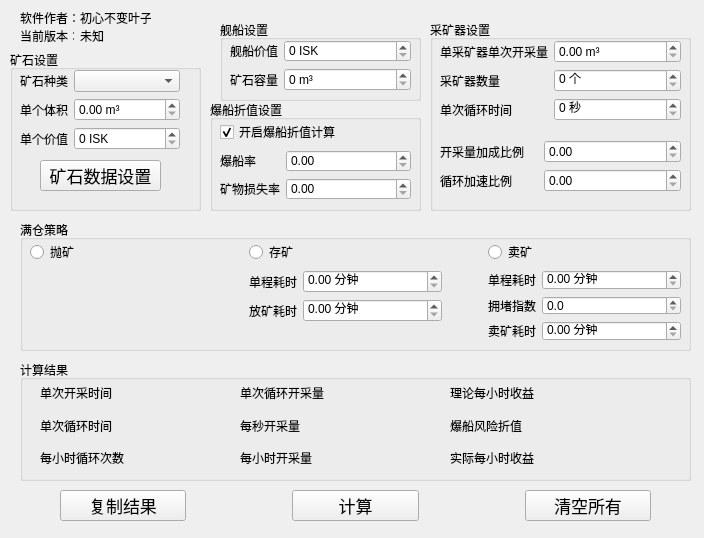
<?xml version="1.0" encoding="UTF-8"?>
<ui version="4.0">
 <class>MainWindow</class>
 <widget class="QWidget" name="MainWindow">
  <property name="geometry">
   <rect>
    <x>0</x>
    <y>0</y>
    <width>704</width>
    <height>538</height>
   </rect>
  </property>
  <property name="sizePolicy">
   <sizepolicy hsizetype="Fixed" vsizetype="Fixed">
    <horstretch>70</horstretch>
    <verstretch>0</verstretch>
   </sizepolicy>
  </property>
  <property name="minimumSize">
   <size>
    <width>704</width>
    <height>538</height>
   </size>
  </property>
  <property name="maximumSize">
   <size>
    <width>704</width>
    <height>538</height>
   </size>
  </property>
  <property name="font">
   <font>
    <stylestrategy>PreferDefault</stylestrategy>
   </font>
  </property>
  <property name="windowTitle">
   <string>EVE 矿工助手</string>
  </property>
  <property name="windowIcon">
   <iconset>
    <normaloff>../Develop/EVEMinnerHelper/Logo.png</normaloff>../Develop/EVEMinnerHelper/Logo.png</iconset>
  </property>
  <widget class="QGroupBox" name="groupBox">
   <property name="geometry">
    <rect>
     <x>10</x>
     <y>50</y>
     <width>191</width>
     <height>161</height>
    </rect>
   </property>
   <property name="title">
    <string>矿石设置</string>
   </property>
   <widget class="QWidget" name="formLayoutWidget">
    <property name="geometry">
     <rect>
      <x>10</x>
      <y>20</y>
      <width>160</width>
      <height>81</height>
     </rect>
    </property>
    <layout class="QFormLayout" name="formLayout">
     <item row="0" column="0">
      <widget class="QLabel" name="label">
       <property name="text">
        <string>矿石种类</string>
       </property>
      </widget>
     </item>
     <item row="0" column="1">
      <widget class="QComboBox" name="OreType">
       <property name="toolTip">
        <string>要采集的矿石种类</string>
       </property>
      </widget>
     </item>
     <item row="1" column="0">
      <widget class="QLabel" name="label_2">
       <property name="text">
        <string>单个体积</string>
       </property>
      </widget>
     </item>
     <item row="1" column="1">
      <widget class="QDoubleSpinBox" name="OreVolume">
       <property name="toolTip">
        <string>单个该种矿石的体积</string>
       </property>
       <property name="suffix">
        <string> m³</string>
       </property>
       <property name="maximum">
        <double>50.000000000000000</double>
       </property>
       <property name="singleStep">
        <double>0.100000000000000</double>
       </property>
      </widget>
     </item>
     <item row="2" column="0">
      <widget class="QLabel" name="label_3">
       <property name="text">
        <string>单个价值</string>
       </property>
      </widget>
     </item>
     <item row="2" column="1">
      <widget class="QSpinBox" name="OrePrice">
       <property name="toolTip">
        <string>&lt;html&gt;&lt;head/&gt;&lt;body&gt;&lt;p&gt;单个该种矿石的价格&lt;/p&gt;&lt;p&gt;建议选择市场中较为普遍的报价&lt;/p&gt;&lt;/body&gt;&lt;/html&gt;</string>
       </property>
       <property name="suffix">
        <string> ISK</string>
       </property>
       <property name="prefix">
        <string/>
       </property>
       <property name="maximum">
        <number>10000</number>
       </property>
      </widget>
     </item>
    </layout>
   </widget>
   <widget class="QPushButton" name="OreDataSettings">
    <property name="geometry">
     <rect>
      <x>30</x>
      <y>110</y>
      <width>121</width>
      <height>31</height>
     </rect>
    </property>
    <property name="font">
     <font>
      <family>Arial</family>
      <pointsize>13</pointsize>
      <stylestrategy>PreferDefault</stylestrategy>
     </font>
    </property>
    <property name="toolTip">
     <string>对不同矿石的默认价格进行调整</string>
    </property>
    <property name="text">
     <string>矿石数据设置</string>
    </property>
   </widget>
  </widget>
  <widget class="QGroupBox" name="groupBox_2">
   <property name="geometry">
    <rect>
     <x>220</x>
     <y>20</y>
     <width>201</width>
     <height>81</height>
    </rect>
   </property>
   <property name="title">
    <string>舰船设置</string>
   </property>
   <widget class="QWidget" name="formLayoutWidget_2">
    <property name="geometry">
     <rect>
      <x>10</x>
      <y>20</y>
      <width>181</width>
      <height>51</height>
     </rect>
    </property>
    <layout class="QFormLayout" name="formLayout_2">
     <item row="0" column="0">
      <widget class="QLabel" name="label_4">
       <property name="text">
        <string>舰船价值</string>
       </property>
      </widget>
     </item>
     <item row="1" column="0">
      <widget class="QLabel" name="label_5">
       <property name="text">
        <string>矿石容量</string>
       </property>
      </widget>
     </item>
     <item row="1" column="1">
      <widget class="QSpinBox" name="ShipCapacity">
       <property name="toolTip">
        <string>舰船矿石仓的容量</string>
       </property>
       <property name="suffix">
        <string> m³</string>
       </property>
       <property name="maximum">
        <number>10000000</number>
       </property>
      </widget>
     </item>
     <item row="0" column="1">
      <widget class="QSpinBox" name="ShipPrice">
       <property name="toolTip">
        <string>采矿舰船的价值，包括装备</string>
       </property>
       <property name="suffix">
        <string> ISK</string>
       </property>
       <property name="maximum">
        <number>1000000000</number>
       </property>
      </widget>
     </item>
    </layout>
   </widget>
  </widget>
  <widget class="QGroupBox" name="groupBox_3">
   <property name="geometry">
    <rect>
     <x>210</x>
     <y>100</y>
     <width>211</width>
     <height>111</height>
    </rect>
   </property>
   <property name="title">
    <string>爆船折值设置</string>
   </property>
   <widget class="QWidget" name="verticalLayoutWidget">
    <property name="geometry">
     <rect>
      <x>10</x>
      <y>20</y>
      <width>191</width>
      <height>80</height>
     </rect>
    </property>
    <layout class="QVBoxLayout" name="verticalLayout">
     <item>
      <widget class="QCheckBox" name="EnableCrashRisk">
       <property name="toolTip">
        <string>该功能将会根据爆船的概率，将损失折算到每次挖矿流程中</string>
       </property>
       <property name="autoFillBackground">
        <bool>false</bool>
       </property>
       <property name="text">
        <string>开启爆船折值计算</string>
       </property>
       <property name="checked">
        <bool>true</bool>
       </property>
      </widget>
     </item>
     <item>
      <layout class="QFormLayout" name="formLayout_3">
       <item row="0" column="0">
        <widget class="QLabel" name="label_6">
         <property name="text">
          <string>爆船率</string>
         </property>
        </widget>
       </item>
       <item row="1" column="0">
        <widget class="QLabel" name="label_7">
         <property name="text">
          <string>矿物损失率</string>
         </property>
        </widget>
       </item>
       <item row="1" column="1">
        <widget class="QDoubleSpinBox" name="CrashOreLostProportion">
         <property name="toolTip">
          <string>&lt;html&gt;&lt;head/&gt;&lt;body&gt;&lt;p&gt;爆船时矿物的损失比例，介于 0 和 1 之间&lt;/p&gt;&lt;p&gt;如爆船时会损失相当于矿仓容量 30% 的矿石则填入 0.3&lt;/p&gt;&lt;/body&gt;&lt;/html&gt;</string>
         </property>
         <property name="maximum">
          <double>1.000000000000000</double>
         </property>
         <property name="singleStep">
          <double>0.010000000000000</double>
         </property>
        </widget>
       </item>
       <item row="0" column="1">
        <widget class="QDoubleSpinBox" name="CrashProbability">
         <property name="toolTip">
          <string>&lt;html&gt;&lt;head/&gt;&lt;body&gt;&lt;p&gt;介于 0 到 1 之间的数值&lt;/p&gt;&lt;p&gt;如 20% 爆船概率则填入 0.2&lt;/p&gt;&lt;/body&gt;&lt;/html&gt;</string>
         </property>
         <property name="maximum">
          <double>1.000000000000000</double>
         </property>
         <property name="singleStep">
          <double>0.010000000000000</double>
         </property>
        </widget>
       </item>
      </layout>
     </item>
    </layout>
   </widget>
  </widget>
  <widget class="QGroupBox" name="groupBox_4">
   <property name="geometry">
    <rect>
     <x>430</x>
     <y>20</y>
     <width>261</width>
     <height>191</height>
    </rect>
   </property>
   <property name="title">
    <string>采矿器设置</string>
   </property>
   <widget class="QWidget" name="formLayoutWidget_4">
    <property name="geometry">
     <rect>
      <x>10</x>
      <y>20</y>
      <width>241</width>
      <height>91</height>
     </rect>
    </property>
    <layout class="QFormLayout" name="formLayout_4">
     <item row="0" column="0">
      <widget class="QLabel" name="label_12">
       <property name="text">
        <string>单采矿器单次开采量</string>
       </property>
      </widget>
     </item>
     <item row="0" column="1">
      <widget class="QDoubleSpinBox" name="MiningVolumePerMachine">
       <property name="toolTip">
        <string>每个采矿器每次循环的开采量，不包含技能和改装加成</string>
       </property>
       <property name="suffix">
        <string> m³</string>
       </property>
       <property name="maximum">
        <double>100000.000000000000000</double>
       </property>
      </widget>
     </item>
     <item row="1" column="0">
      <widget class="QLabel" name="label_13">
       <property name="text">
        <string>采矿器数量</string>
       </property>
      </widget>
     </item>
     <item row="1" column="1">
      <widget class="QSpinBox" name="MiningMachineCount">
       <property name="toolTip">
        <string>使用的采矿器总数</string>
       </property>
       <property name="suffix">
        <string> 个</string>
       </property>
       <property name="maximum">
        <number>10</number>
       </property>
      </widget>
     </item>
     <item row="2" column="0">
      <widget class="QLabel" name="label_15">
       <property name="text">
        <string>单次循环时间</string>
       </property>
      </widget>
     </item>
     <item row="2" column="1">
      <widget class="QSpinBox" name="TimePerMachineMining">
       <property name="toolTip">
        <string>采矿器单次循环的时间，不包含技能和改装加成</string>
       </property>
       <property name="suffix">
        <string> 秒</string>
       </property>
       <property name="maximum">
        <number>600</number>
       </property>
      </widget>
     </item>
    </layout>
   </widget>
   <widget class="QWidget" name="formLayoutWidget_7">
    <property name="geometry">
     <rect>
      <x>10</x>
      <y>120</y>
      <width>241</width>
      <height>61</height>
     </rect>
    </property>
    <layout class="QFormLayout" name="formLayout_8">
     <item row="0" column="0">
      <widget class="QLabel" name="label_14">
       <property name="text">
        <string>开采量加成比例    </string>
       </property>
      </widget>
     </item>
     <item row="0" column="1">
      <widget class="QDoubleSpinBox" name="MiningAdditionProportion">
       <property name="toolTip">
        <string>&lt;html&gt;&lt;head/&gt;&lt;body&gt;&lt;p&gt;技能或改装带来的单次循环采矿量加成，介于 0 到 1 之间&lt;/p&gt;&lt;p&gt;如有 20% 的采矿量加成，则填入 0.2&lt;/p&gt;&lt;/body&gt;&lt;/html&gt;</string>
       </property>
       <property name="maximum">
        <double>1.000000000000000</double>
       </property>
       <property name="singleStep">
        <double>0.010000000000000</double>
       </property>
      </widget>
     </item>
     <item row="1" column="0">
      <widget class="QLabel" name="label_16">
       <property name="text">
        <string>循环加速比例</string>
       </property>
      </widget>
     </item>
     <item row="1" column="1">
      <widget class="QDoubleSpinBox" name="TimeProportionPerMining">
       <property name="toolTip">
        <string>&lt;html&gt;&lt;head/&gt;&lt;body&gt;&lt;p&gt;技能或改装带来的单次循环时间减少加成，介于 0 到 1 之间&lt;/p&gt;&lt;p&gt;如单次循环时间缩短 20%，则填入 0.2&lt;/p&gt;&lt;/body&gt;&lt;/html&gt;</string>
       </property>
       <property name="maximum">
        <double>0.990000000000000</double>
       </property>
       <property name="singleStep">
        <double>0.010000000000000</double>
       </property>
      </widget>
     </item>
    </layout>
   </widget>
  </widget>
  <widget class="QGroupBox" name="groupBox_6">
   <property name="geometry">
    <rect>
     <x>20</x>
     <y>360</y>
     <width>671</width>
     <height>121</height>
    </rect>
   </property>
   <property name="title">
    <string>计算结果</string>
   </property>
   <widget class="QWidget" name="gridLayoutWidget">
    <property name="geometry">
     <rect>
      <x>20</x>
      <y>20</y>
      <width>191</width>
      <height>91</height>
     </rect>
    </property>
    <layout class="QGridLayout" name="gridLayout">
     <item row="0" column="1">
      <widget class="QLabel" name="TimePerMining">
       <property name="font">
        <font>
         <pointsize>13</pointsize>
         <stylestrategy>PreferDefault</stylestrategy>
        </font>
       </property>
       <property name="toolTip">
        <string>从矿仓全空到全满，进行采矿作业的时间，不包含路程耗时</string>
       </property>
       <property name="text">
        <string/>
       </property>
       <property name="alignment">
        <set>Qt::AlignCenter</set>
       </property>
      </widget>
     </item>
     <item row="1" column="0">
      <widget class="QLabel" name="label_18">
       <property name="text">
        <string>单次循环时间</string>
       </property>
      </widget>
     </item>
     <item row="1" column="1">
      <widget class="QLabel" name="TimePerCycle">
       <property name="font">
        <font>
         <pointsize>13</pointsize>
         <stylestrategy>PreferDefault</stylestrategy>
        </font>
       </property>
       <property name="toolTip">
        <string>从矿仓全空到全满的耗时，包含为处理矿石耗费的时间</string>
       </property>
       <property name="text">
        <string/>
       </property>
       <property name="alignment">
        <set>Qt::AlignCenter</set>
       </property>
      </widget>
     </item>
     <item row="2" column="1">
      <widget class="QLabel" name="CyclesCountPerHour">
       <property name="font">
        <font>
         <pointsize>13</pointsize>
         <stylestrategy>PreferDefault</stylestrategy>
        </font>
       </property>
       <property name="toolTip">
        <string>每小时可以采集的矿石仓数</string>
       </property>
       <property name="text">
        <string/>
       </property>
       <property name="alignment">
        <set>Qt::AlignCenter</set>
       </property>
      </widget>
     </item>
     <item row="0" column="0">
      <widget class="QLabel" name="label_8">
       <property name="text">
        <string>单次开采时间</string>
       </property>
      </widget>
     </item>
     <item row="2" column="0">
      <widget class="QLabel" name="label_17">
       <property name="text">
        <string>每小时循环次数</string>
       </property>
      </widget>
     </item>
    </layout>
   </widget>
   <widget class="QWidget" name="gridLayoutWidget_2">
    <property name="geometry">
     <rect>
      <x>220</x>
      <y>20</y>
      <width>201</width>
      <height>91</height>
     </rect>
    </property>
    <layout class="QGridLayout" name="gridLayout_2">
     <item row="2" column="1">
      <widget class="QLabel" name="MiningCountPerHour">
       <property name="font">
        <font>
         <pointsize>13</pointsize>
         <stylestrategy>PreferDefault</stylestrategy>
        </font>
       </property>
       <property name="toolTip">
        <string>包含路程时间，折算每小时采集到的矿石量</string>
       </property>
       <property name="text">
        <string/>
       </property>
       <property name="alignment">
        <set>Qt::AlignCenter</set>
       </property>
      </widget>
     </item>
     <item row="0" column="0">
      <widget class="QLabel" name="label_23">
       <property name="text">
        <string>单次循环开采量</string>
       </property>
      </widget>
     </item>
     <item row="2" column="0">
      <widget class="QLabel" name="label_25">
       <property name="text">
        <string>每小时开采量</string>
       </property>
      </widget>
     </item>
     <item row="1" column="0">
      <widget class="QLabel" name="label_26">
       <property name="text">
        <string>每秒开采量</string>
       </property>
      </widget>
     </item>
     <item row="0" column="1">
      <widget class="QLabel" name="MiningCountPerCycle">
       <property name="font">
        <font>
         <pointsize>13</pointsize>
         <stylestrategy>PreferDefault</stylestrategy>
        </font>
       </property>
       <property name="toolTip">
        <string>每矿仓所能容纳的矿石总数</string>
       </property>
       <property name="text">
        <string/>
       </property>
       <property name="alignment">
        <set>Qt::AlignCenter</set>
       </property>
      </widget>
     </item>
     <item row="1" column="1">
      <widget class="QLabel" name="MiningCountPerSecond">
       <property name="font">
        <font>
         <pointsize>13</pointsize>
         <stylestrategy>PreferDefault</stylestrategy>
        </font>
       </property>
       <property name="toolTip">
        <string>包含路程时间，折算每秒采集到的矿石量</string>
       </property>
       <property name="text">
        <string/>
       </property>
       <property name="alignment">
        <set>Qt::AlignCenter</set>
       </property>
      </widget>
     </item>
    </layout>
   </widget>
   <widget class="QWidget" name="gridLayoutWidget_3">
    <property name="geometry">
     <rect>
      <x>430</x>
      <y>20</y>
      <width>231</width>
      <height>91</height>
     </rect>
    </property>
    <layout class="QGridLayout" name="gridLayout_3">
     <item row="2" column="1">
      <widget class="QLabel" name="RealProfitPerHour">
       <property name="font">
        <font>
         <pointsize>13</pointsize>
         <stylestrategy>PreferDefault</stylestrategy>
        </font>
       </property>
       <property name="toolTip">
        <string>考虑爆船和矿石损失，每小时所采矿石的折算价格</string>
       </property>
       <property name="text">
        <string/>
       </property>
       <property name="alignment">
        <set>Qt::AlignCenter</set>
       </property>
      </widget>
     </item>
     <item row="0" column="0">
      <widget class="QLabel" name="label_27">
       <property name="text">
        <string>理论每小时收益</string>
       </property>
      </widget>
     </item>
     <item row="2" column="0">
      <widget class="QLabel" name="label_31">
       <property name="text">
        <string>实际每小时收益</string>
       </property>
      </widget>
     </item>
     <item row="0" column="1">
      <widget class="QLabel" name="ProfitPerHourTheoretical">
       <property name="font">
        <font>
         <pointsize>13</pointsize>
         <stylestrategy>PreferDefault</stylestrategy>
        </font>
       </property>
       <property name="toolTip">
        <string>假设不爆船，每小时所采矿石的折算价格</string>
       </property>
       <property name="text">
        <string/>
       </property>
       <property name="alignment">
        <set>Qt::AlignCenter</set>
       </property>
      </widget>
     </item>
     <item row="1" column="0">
      <widget class="QLabel" name="label_30">
       <property name="text">
        <string>爆船风险折值</string>
       </property>
      </widget>
     </item>
     <item row="1" column="1">
      <widget class="QLabel" name="CrashRiskToMoney">
       <property name="font">
        <font>
         <pointsize>13</pointsize>
         <stylestrategy>PreferDefault</stylestrategy>
        </font>
       </property>
       <property name="toolTip">
        <string>按照当前爆船率和矿物损失率，平均每轮采矿为舰船和损失矿石付出的成本</string>
       </property>
       <property name="text">
        <string/>
       </property>
       <property name="alignment">
        <set>Qt::AlignCenter</set>
       </property>
      </widget>
     </item>
    </layout>
   </widget>
  </widget>
  <widget class="QGroupBox" name="groupBox_5">
   <property name="geometry">
    <rect>
     <x>20</x>
     <y>220</y>
     <width>671</width>
     <height>131</height>
    </rect>
   </property>
   <property name="title">
    <string>满仓策略</string>
   </property>
   <widget class="QWidget" name="gridLayoutWidget_4">
    <property name="geometry">
     <rect>
      <x>10</x>
      <y>20</y>
      <width>651</width>
      <height>101</height>
     </rect>
    </property>
    <layout class="QGridLayout" name="gridLayout_4">
     <item row="1" column="2">
      <layout class="QFormLayout" name="formLayout_5">
       <item row="0" column="0">
        <widget class="QLabel" name="label_21">
         <property name="text">
          <string>单程耗时</string>
         </property>
        </widget>
       </item>
       <item row="0" column="1">
        <widget class="QDoubleSpinBox" name="TimeToSaveOrePoint">
         <property name="toolTip">
          <string>&lt;html&gt;&lt;head/&gt;&lt;body&gt;&lt;p&gt;从矿区到空间站的路程耗时，包括高低安跃迁速度加成&lt;/p&gt;&lt;/body&gt;&lt;/html&gt;</string>
         </property>
         <property name="prefix">
          <string/>
         </property>
         <property name="suffix">
          <string> 分钟</string>
         </property>
         <property name="maximum">
          <double>180.000000000000000</double>
         </property>
        </widget>
       </item>
       <item row="1" column="0">
        <widget class="QLabel" name="label_22">
         <property name="text">
          <string>放矿耗时</string>
         </property>
        </widget>
       </item>
       <item row="1" column="1">
        <widget class="QDoubleSpinBox" name="TimeOfSaveOre">
         <property name="toolTip">
          <string>&lt;html&gt;&lt;head/&gt;&lt;body&gt;&lt;p&gt;从进入空间站到完成存储出站的耗时&lt;/p&gt;&lt;/body&gt;&lt;/html&gt;</string>
         </property>
         <property name="prefix">
          <string/>
         </property>
         <property name="suffix">
          <string> 分钟</string>
         </property>
         <property name="maximum">
          <double>60.000000000000000</double>
         </property>
        </widget>
       </item>
      </layout>
     </item>
     <item row="1" column="1">
      <spacer name="horizontalSpacer_2">
       <property name="orientation">
        <enum>Qt::Horizontal</enum>
       </property>
       <property name="sizeType">
        <enum>QSizePolicy::Fixed</enum>
       </property>
       <property name="sizeHint" stdset="0">
        <size>
         <width>20</width>
         <height>20</height>
        </size>
       </property>
      </spacer>
     </item>
     <item row="1" column="4">
      <layout class="QFormLayout" name="formLayout_6">
       <item row="0" column="0">
        <widget class="QLabel" name="label_33">
         <property name="text">
          <string>单程耗时</string>
         </property>
        </widget>
       </item>
       <item row="1" column="0">
        <widget class="QLabel" name="label_34">
         <property name="text">
          <string>拥堵指数</string>
         </property>
        </widget>
       </item>
       <item row="2" column="0">
        <widget class="QLabel" name="label_35">
         <property name="text">
          <string>卖矿耗时</string>
         </property>
        </widget>
       </item>
       <item row="1" column="1">
        <widget class="QDoubleSpinBox" name="CongestionIndex">
         <property name="toolTip">
          <string>&lt;html&gt;&lt;head/&gt;&lt;body&gt;&lt;p&gt;进入贸易中心所在星系时遇到拥堵从而导致时间增加的比例，介于 0 到 10 之间&lt;/p&gt;&lt;p&gt;如因吉他拥堵导致需要用 2 倍的时间才能进入，则填入 2&lt;/p&gt;&lt;/body&gt;&lt;/html&gt;</string>
         </property>
         <property name="decimals">
          <number>1</number>
         </property>
         <property name="maximum">
          <double>30.000000000000000</double>
         </property>
         <property name="singleStep">
          <double>0.100000000000000</double>
         </property>
        </widget>
       </item>
       <item row="2" column="1">
        <widget class="QDoubleSpinBox" name="TimeOfSellOre">
         <property name="toolTip">
          <string>&lt;html&gt;&lt;head/&gt;&lt;body&gt;&lt;p&gt;从进入贸易空间站到完成出售出站的耗时&lt;/p&gt;&lt;/body&gt;&lt;/html&gt;</string>
         </property>
         <property name="suffix">
          <string> 分钟</string>
         </property>
         <property name="maximum">
          <double>60.000000000000000</double>
         </property>
        </widget>
       </item>
       <item row="0" column="1">
        <widget class="QDoubleSpinBox" name="TimeToSellOrePoint">
         <property name="toolTip">
          <string>&lt;html&gt;&lt;head/&gt;&lt;body&gt;&lt;p&gt;从矿区到贸易中心空间站的路程耗时，包括高低安跃迁速度加成&lt;/p&gt;&lt;/body&gt;&lt;/html&gt;</string>
         </property>
         <property name="suffix">
          <string> 分钟</string>
         </property>
         <property name="maximum">
          <double>180.000000000000000</double>
         </property>
        </widget>
       </item>
      </layout>
     </item>
     <item row="0" column="4">
      <widget class="QRadioButton" name="SellOreWhenFull">
       <property name="toolTip">
        <string>满仓时到贸易中心出售矿石，之后回到矿区继续采矿</string>
       </property>
       <property name="text">
        <string>卖矿</string>
       </property>
      </widget>
     </item>
     <item row="1" column="3">
      <spacer name="horizontalSpacer">
       <property name="orientation">
        <enum>Qt::Horizontal</enum>
       </property>
       <property name="sizeType">
        <enum>QSizePolicy::Fixed</enum>
       </property>
       <property name="sizeHint" stdset="0">
        <size>
         <width>40</width>
         <height>20</height>
        </size>
       </property>
      </spacer>
     </item>
     <item row="0" column="2">
      <widget class="QRadioButton" name="SaveOreWhenFull">
       <property name="toolTip">
        <string>满仓时回到空间站将矿物存储，然后回到矿区继续采矿</string>
       </property>
       <property name="text">
        <string>存矿</string>
       </property>
      </widget>
     </item>
     <item row="0" column="0">
      <widget class="QRadioButton" name="DropOreWhenFull">
       <property name="toolTip">
        <string>满仓时将货物抛弃到太空中并继续采矿</string>
       </property>
       <property name="text">
        <string>抛矿</string>
       </property>
      </widget>
     </item>
    </layout>
   </widget>
  </widget>
  <widget class="QLabel" name="label_36">
   <property name="geometry">
    <rect>
     <x>20</x>
     <y>10</y>
     <width>131</width>
     <height>16</height>
    </rect>
   </property>
   <property name="text">
    <string>软件作者：初心不变叶子</string>
   </property>
  </widget>
  <widget class="QLabel" name="label_37">
   <property name="geometry">
    <rect>
     <x>20</x>
     <y>30</y>
     <width>54</width>
     <height>12</height>
    </rect>
   </property>
   <property name="text">
    <string>当前版本：</string>
   </property>
  </widget>
  <widget class="QLabel" name="Version">
   <property name="geometry">
    <rect>
     <x>80</x>
     <y>30</y>
     <width>70</width>
     <height>12</height>
    </rect>
   </property>
   <property name="toolTip">
    <string/>
   </property>
   <property name="statusTip">
    <string/>
   </property>
   <property name="text">
    <string>未知</string>
   </property>
  </widget>
  <widget class="QWidget" name="horizontalLayoutWidget">
   <property name="geometry">
    <rect>
     <x>20</x>
     <y>490</y>
     <width>671</width>
     <height>31</height>
    </rect>
   </property>
   <layout class="QHBoxLayout" name="horizontalLayout">
    <item>
     <spacer name="horizontalSpacer_5">
      <property name="orientation">
       <enum>Qt::Horizontal</enum>
      </property>
      <property name="sizeType">
       <enum>QSizePolicy::Fixed</enum>
      </property>
      <property name="sizeHint" stdset="0">
       <size>
        <width>40</width>
        <height>20</height>
       </size>
      </property>
     </spacer>
    </item>
    <item>
     <widget class="QPushButton" name="CopyResult">
      <property name="enabled">
       <bool>true</bool>
      </property>
      <property name="font">
       <font>
        <family>Arial</family>
        <pointsize>13</pointsize>
        <stylestrategy>PreferDefault</stylestrategy>
       </font>
      </property>
      <property name="toolTip">
       <string>将计算结果复制到剪贴板</string>
      </property>
      <property name="text">
       <string>复制结果</string>
      </property>
     </widget>
    </item>
    <item>
     <spacer name="horizontalSpacer_3">
      <property name="orientation">
       <enum>Qt::Horizontal</enum>
      </property>
      <property name="sizeType">
       <enum>QSizePolicy::Fixed</enum>
      </property>
      <property name="sizeHint" stdset="0">
       <size>
        <width>100</width>
        <height>20</height>
       </size>
      </property>
     </spacer>
    </item>
    <item>
     <widget class="QPushButton" name="Compute">
      <property name="font">
       <font>
        <family>Arial</family>
        <pointsize>13</pointsize>
        <stylestrategy>PreferDefault</stylestrategy>
       </font>
      </property>
      <property name="toolTip">
       <string>根据现有数据计算结果</string>
      </property>
      <property name="text">
       <string>计算</string>
      </property>
     </widget>
    </item>
    <item>
     <spacer name="horizontalSpacer_4">
      <property name="orientation">
       <enum>Qt::Horizontal</enum>
      </property>
      <property name="sizeType">
       <enum>QSizePolicy::Fixed</enum>
      </property>
      <property name="sizeHint" stdset="0">
       <size>
        <width>100</width>
        <height>20</height>
       </size>
      </property>
     </spacer>
    </item>
    <item>
     <widget class="QPushButton" name="ClearAll">
      <property name="font">
       <font>
        <family>Arial</family>
        <pointsize>13</pointsize>
        <stylestrategy>PreferDefault</stylestrategy>
       </font>
      </property>
      <property name="toolTip">
       <string>清空所有数据和计算结果</string>
      </property>
      <property name="text">
       <string>清空所有</string>
      </property>
     </widget>
    </item>
    <item>
     <spacer name="horizontalSpacer_6">
      <property name="orientation">
       <enum>Qt::Horizontal</enum>
      </property>
      <property name="sizeType">
       <enum>QSizePolicy::Fixed</enum>
      </property>
      <property name="sizeHint" stdset="0">
       <size>
        <width>40</width>
        <height>20</height>
       </size>
      </property>
     </spacer>
    </item>
   </layout>
  </widget>
 </widget>
 <tabstops>
  <tabstop>OreType</tabstop>
  <tabstop>OreVolume</tabstop>
  <tabstop>OrePrice</tabstop>
  <tabstop>ShipPrice</tabstop>
  <tabstop>ShipCapacity</tabstop>
  <tabstop>EnableCrashRisk</tabstop>
  <tabstop>CrashProbability</tabstop>
  <tabstop>CrashOreLostProportion</tabstop>
  <tabstop>MiningVolumePerMachine</tabstop>
  <tabstop>MiningMachineCount</tabstop>
  <tabstop>TimePerMachineMining</tabstop>
  <tabstop>MiningAdditionProportion</tabstop>
  <tabstop>TimeProportionPerMining</tabstop>
  <tabstop>DropOreWhenFull</tabstop>
  <tabstop>SaveOreWhenFull</tabstop>
  <tabstop>SellOreWhenFull</tabstop>
  <tabstop>TimeToSaveOrePoint</tabstop>
  <tabstop>TimeOfSaveOre</tabstop>
  <tabstop>TimeToSellOrePoint</tabstop>
  <tabstop>CongestionIndex</tabstop>
  <tabstop>TimeOfSellOre</tabstop>
  <tabstop>Compute</tabstop>
  <tabstop>CopyResult</tabstop>
  <tabstop>ClearAll</tabstop>
  <tabstop>OreDataSettings</tabstop>
 </tabstops>
 <resources/>
 <connections/>
</ui>
